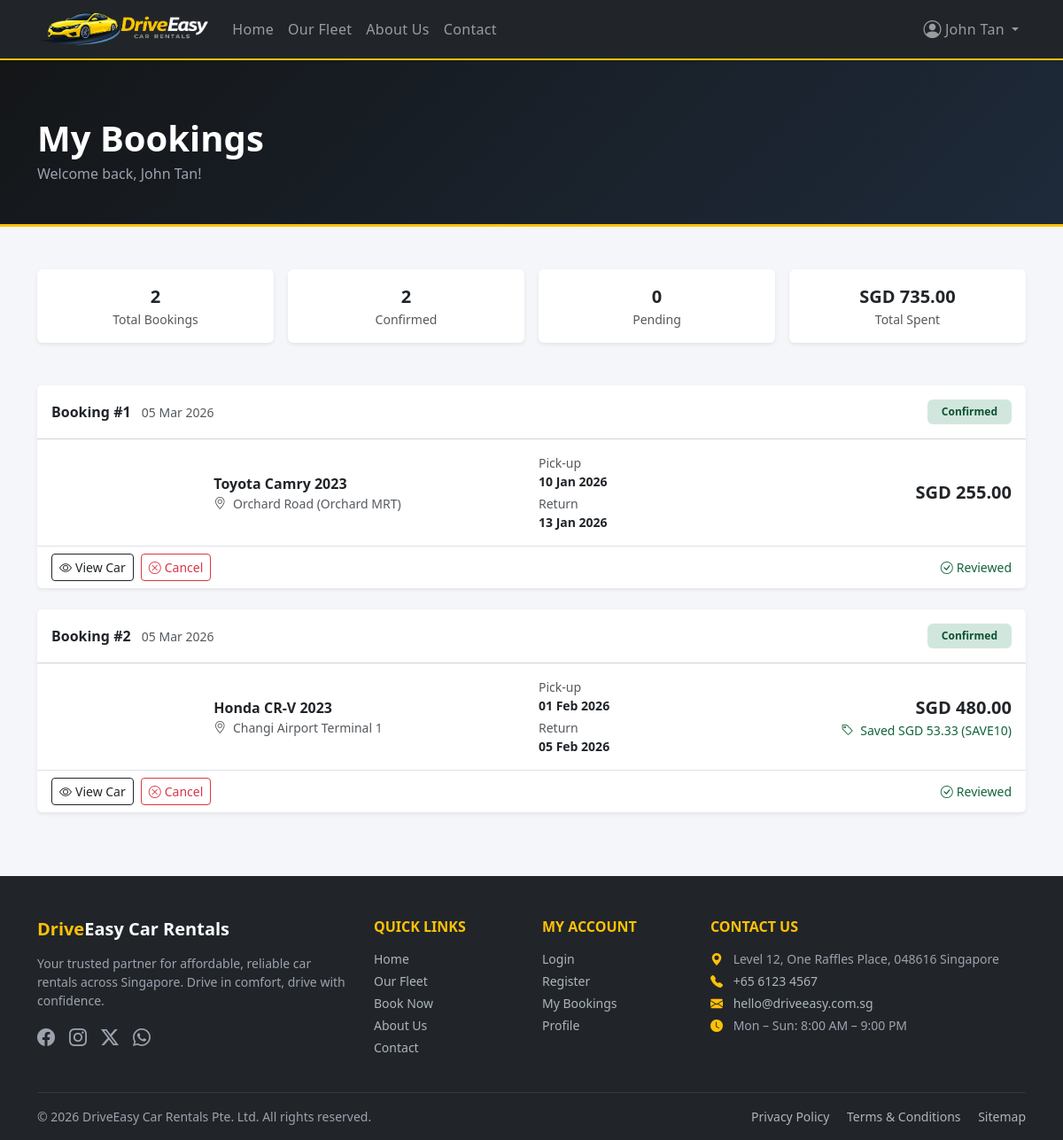
The app's page /my-bookings.php (signed in) with its own data.
### tables this page shows
CREATE TABLE IF NOT EXISTS bookings (
    id              INT AUTO_INCREMENT PRIMARY KEY,
    user_id         INT           NOT NULL,
    car_id          INT           NOT NULL,
    pickup_location VARCHAR(150)  NOT NULL,
    start_date      DATE          NOT NULL,
    end_date        DATE          NOT NULL,
    total_cost      DECIMAL(10,2) NOT NULL,
    status          ENUM('pending','confirmed','cancelled') NOT NULL DEFAULT 'pending',
    promo_code      VARCHAR(30)   DEFAULT NULL,
    discount_amount DECIMAL(10,2) NOT NULL DEFAULT 0.00,
    notes           TEXT          DEFAULT NULL,
    created_at      TIMESTAMP DEFAULT CURRENT_TIMESTAMP,
    FOREIGN KEY (user_id) REFERENCES users(id)  ON DELETE CASCADE,
    FOREIGN KEY (car_id)  REFERENCES cars(id)   ON DELETE CASCADE
);

CREATE TABLE IF NOT EXISTS cars (
    id            INT AUTO_INCREMENT PRIMARY KEY,
    brand         VARCHAR(50)   NOT NULL,
    model         VARCHAR(50)   NOT NULL,
    year          YEAR          NOT NULL,
    type          ENUM('sedan','SUV','MPV','sports') NOT NULL,
    daily_rate    DECIMAL(10,2) NOT NULL,
    status        ENUM('available','unavailable') NOT NULL DEFAULT 'available',
    image_path    VARCHAR(255)  DEFAULT 'assets/images/placeholder.jpg',
    description   TEXT,
    seats         TINYINT       NOT NULL DEFAULT 5,
    transmission  ENUM('automatic','manual') NOT NULL DEFAULT 'automatic',
    fuel_type     VARCHAR(30)   NOT NULL DEFAULT 'Petrol',
    mileage       VARCHAR(30)   DEFAULT 'Unlimited',
    created_at    TIMESTAMP DEFAULT CURRENT_TIMESTAMP
);

### includes/auth.php (called while the page is built, shortened)
<?php
function currentUserName(): string
{
    return htmlspecialchars($_SESSION['user_name'] ?? '', ENT_QUOTES, 'UTF-8');
}

### my-bookings.php (the view, shortened to what this page needs)
<?php
require_once __DIR__ . '/includes/db.php';
require_once __DIR__ . '/includes/auth.php';
$userId    = currentUserId();
$bookingsStmt = $pdo->prepare(
    "SELECT b.*, c.brand, c.model, c.year, c.type, c.image_path, c.daily_rate,
            (SELECT id FROM testimonials WHERE booking_id = b.id LIMIT 1) AS reviewed
     FROM bookings b
     JOIN cars c ON c.id = b.car_id
     WHERE b.user_id = :uid
     ORDER BY b.created_at DESC"
);
$bookingsStmt->execute([':uid' => $userId]);
$bookings = $bookingsStmt->fetchAll();
?>
<!DOCTYPE html>
<html lang="en">
<head>
    <link rel="stylesheet" href="https://cdn.jsdelivr.net/npm/bootstrap@5.3.2/dist/css/bootstrap.min.css">
    <link rel="stylesheet" href="https://cdn.jsdelivr.net/npm/bootstrap-icons@1.11.3/font/bootstrap-icons.min.css">
    <link rel="stylesheet" href="/assets/css/style.css">
</head>
<body>
<?php include __DIR__ . '/includes/navbar.php'; ?>
<main>
<div class="page-hero">
    <div class="container">
        <h1 class="fw-bold text-white mb-1">My Bookings</h1>
        <p class="text-secondary mb-0">Welcome back, <?= currentUserName() ?>!</p>
    </div>
</div>
<div class="container py-5">
    <?php if (empty($bookings)): ?>
    <div class="text-center py-5">
        <i class="bi bi-calendar-x fs-1 text-muted" aria-hidden="true"></i>
        <h2 class="h4 mt-3">No Bookings Yet</h2>
        <p class="text-muted">Looks like you haven't booked anything yet. Browse our fleet and hit the road!</p>
        <a href="/fleet.php" class="btn btn-warning fw-bold mt-2">Browse Fleet</a>
    </div>
    <?php else: ?>
    <div class="row g-3 mb-5">
        <?php
        $counts = ['pending' => 0, 'confirmed' => 0, 'cancelled' => 0];
        foreach ($bookings as $b) $counts[$b['status']] = ($counts[$b['status']] ?? 0) + 1;
        $totalSpent = array_sum(array_column(array_filter($bookings, fn($b) => $b['status'] !== 'cancelled'), 'total_cost'));
        $statCards = [
            ['Total Bookings', count($bookings),        'bi-calendar-check', 'primary'],
            ['Confirmed',      $counts['confirmed'],    'bi-check-circle',   'success'],
            ['Pending',        $counts['pending'],      'bi-hourglass-split','warning'],
            ['Total Spent',    'SGD '.number_format($totalSpent,2), 'bi-wallet2', 'info'],
        ];
        foreach ($statCards as $sc): ?>
        <div class="col-6 col-md-3">
            <div class="card text-center border-0 shadow-sm h-100">
                <div class="card-body py-3">
                    <div class="fw-bold fs-5"><?= htmlspecialchars((string)$sc[1]) ?></div>
                    <div class="text-muted small"><?= htmlspecialchars($sc[0]) ?></div>
                </div>
            </div>
        </div>
        <?php endforeach; ?>
    </div>
    <?php foreach ($bookings as $booking): ?>
    <div class="card border-0 shadow-sm mb-4 overflow-hidden">
        <div class="card-header bg-white d-flex flex-wrap justify-content-between align-items-center gap-2 py-3">
            <div>
                <span class="fw-bold">Booking #<?= (int)$booking['id'] ?></span>
                <span class="text-muted small ms-2"><?= htmlspecialchars(date('d M Y', strtotime($booking['created_at']))) ?></span>
            </div>
            <span class="badge status-<?= htmlspecialchars($booking['status']) ?> px-3 py-2 text-capitalize"><?= htmlspecialchars($booking['status']) ?></span>
        </div>
        <div class="card-body">
            <div class="row g-3 align-items-center">
                <div class="col-12 col-sm-3 col-md-2 text-center">
                </div>
                <div class="col-12 col-sm-9 col-md-4">
                    <div class="fw-bold">
                        <?= htmlspecialchars($booking['brand'] . ' ' . $booking['model']) ?> <?= htmlspecialchars($booking['year']) ?>
                    </div>
                    <div class="text-muted small">
                        <i class="bi bi-geo-alt me-1" aria-hidden="true"></i>
                        <?= htmlspecialchars($booking['pickup_location']) ?>
                    </div>
                </div>
                <div class="col-6 col-md-3">
                    <div class="small text-muted">Pick-up</div>
                    <div class="fw-semibold small"><?= htmlspecialchars(date('d M Y', strtotime($booking['start_date']))) ?></div>
                    <div class="small text-muted mt-1">Return</div>
                    <div class="fw-semibold small"><?= htmlspecialchars(date('d M Y', strtotime($booking['end_date']))) ?></div>
                </div>
                <div class="col-6 col-md-3 text-end">
                    <div class="fs-5 fw-bold text-dark">SGD <?= number_format((float)$booking['total_cost'], 2) ?></div>
                    <?php if ($booking['discount_amount'] > 0): ?>
                    <div class="text-success small">
                        <i class="bi bi-tag me-1" aria-hidden="true"></i> Saved SGD <?= number_format((float)$booking['discount_amount'], 2) ?>
                        <?php if ($booking['promo_code']): ?>(<?= htmlspecialchars($booking['promo_code']) ?>)<?php endif; ?>
                    </div>
                    <?php endif; ?>
                </div>
            </div>
        </div>
        <div class="card-footer bg-white border-top d-flex flex-wrap gap-2 align-items-center">
            <a href="/car-details.php?id=<?= (int)$booking['car_id'] ?>" class="btn btn-outline-dark btn-sm">
                <i class="bi bi-eye me-1" aria-hidden="true"></i>View Car
            </a>
            <?php if (in_array($booking['status'], ['pending', 'confirmed'])): ?>
            <form method="POST" action="/my-bookings.php" class="d-inline">
                <button type="submit" class="btn btn-outline-danger btn-sm btn-cancel-booking">
                    <i class="bi bi-x-circle me-1" aria-hidden="true"></i>Cancel
                </button>
            </form>
            <?php endif; ?>
            <?php if ($booking['status'] === 'confirmed' && !$booking['reviewed']): ?>
            <button class="btn btn-outline-warning btn-sm ms-auto" data-bs-toggle="modal" data-bs-target="#reviewModal<?= (int)$booking['id'] ?>">
                <i class="bi bi-star me-1" aria-hidden="true"></i>Write Review
            </button>
            <?php elseif ($booking['reviewed']): ?>
            <span class="ms-auto text-success small">
                <i class="bi bi-check-circle me-1" aria-hidden="true"></i>Reviewed
            </span>
            <?php endif; ?>
        </div>
    </div>
    <?php endforeach; ?>
    <?php endif; ?>
</div></main>
<?php include __DIR__ . '/includes/footer.php'; ?>
</body>
</html>

### records on screen
bookings: id "1", created_at "05 Mar 2026", status "Confirmed", car.model "Toyota Camry", car.year "2023", pickup_location "Orchard Road (Orchard MRT)", start_date "10 Jan 2026", end_date "13 Jan 2026", total_cost "255.00", shows "Reviewed"
bookings: id "2", created_at "05 Mar 2026", status "Confirmed", car.model "Honda CR-V", car.year "2023", pickup_location "Changi Airport Terminal 1", start_date "01 Feb 2026", end_date "05 Feb 2026", total_cost "480.00", discount_amount "53.33", promo_code "SAVE10", shows "Reviewed"

### other values on screen
currentUserName() "John Tan"
$sc[1] "2"
$sc[0] "Total Bookings"
$sc[0] "Confirmed"
$sc[1] "0"
$sc[0] "Pending"
$sc[1] "SGD 735.00"
$sc[0] "Total Spent"
